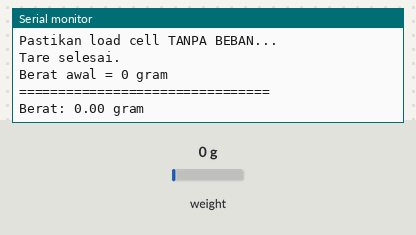
Bench run of a sketch on a simulated ESP32-S3. Shown: the last lines printed to the serial monitor. The test bench sets the inputs (shaded band); at power-on: weight on the scale 0 g.

Above: at 6.2 s.
6.3 s: weight on the scale set to 100 g
At 8.1 s:
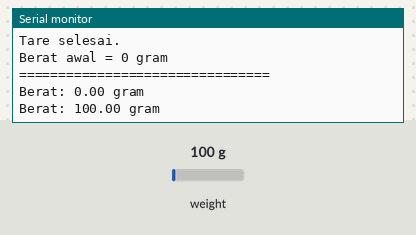
8.3 s: weight on the scale set to 1250 g
At 9.6 s:
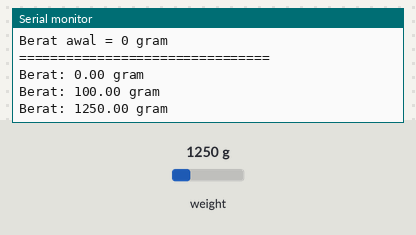
Timing chart, 0 to 11.3 s (numbered marks = the images above; inputs shaded):
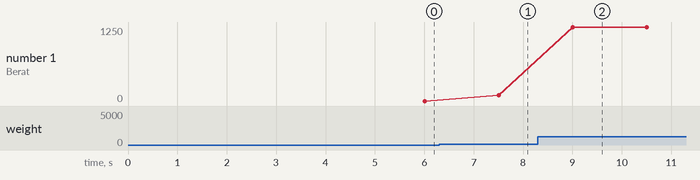

The sketch:

test.ino
```cpp
#include <Arduino.h>
#include "HX711.h"

// ==============================
// ESP32-S3 N16R8 + HX711
// ==============================
#define LOADCELL_DOUT_PIN 4
#define LOADCELL_SCK_PIN  5

HX711 scale;

// Calibration factor sementara
float calibration_factor = 459.542;

// Batas noise yang dianggap 0 gram
const float ZERO_THRESHOLD = 1.0;

void setup() {
  Serial.begin(115200);
  delay(2000);

  Serial.println();
  Serial.println("================================");
  Serial.println("ESP32-S3 N16R8 + HX711");
  Serial.println("================================");

  scale.begin(LOADCELL_DOUT_PIN, LOADCELL_SCK_PIN);

  // Gunakan calibration factor
  scale.set_scale(calibration_factor);

  // Pastikan load cell kosong
  Serial.println("Pastikan load cell TANPA BEBAN...");
  delay(2000);

  // Tare otomatis
  scale.tare();

  Serial.println("Tare selesai.");
  Serial.println("Berat awal = 0 gram");
  Serial.println("================================");
}

void loop() {

  float berat = scale.get_units(10);

  // Hilangkan noise kecil di sekitar titik nol
  if (abs(berat) < ZERO_THRESHOLD) {
    berat = 0.0;
  }

  Serial.print("Berat: ");
  Serial.print(berat, 2);
  Serial.println(" gram");

  delay(500);
}
```

Measured:
- after the input at 6.3 s, the serial monitor: prints a new line after 1.2 s (image 1)
- after the input at 8.3 s, the serial monitor: prints a new line after 0.71 s (image 2)
- plotted number 1: 0 → 100 after the input at 6.3 s, 100 → 1250 after the input at 8.3 s
